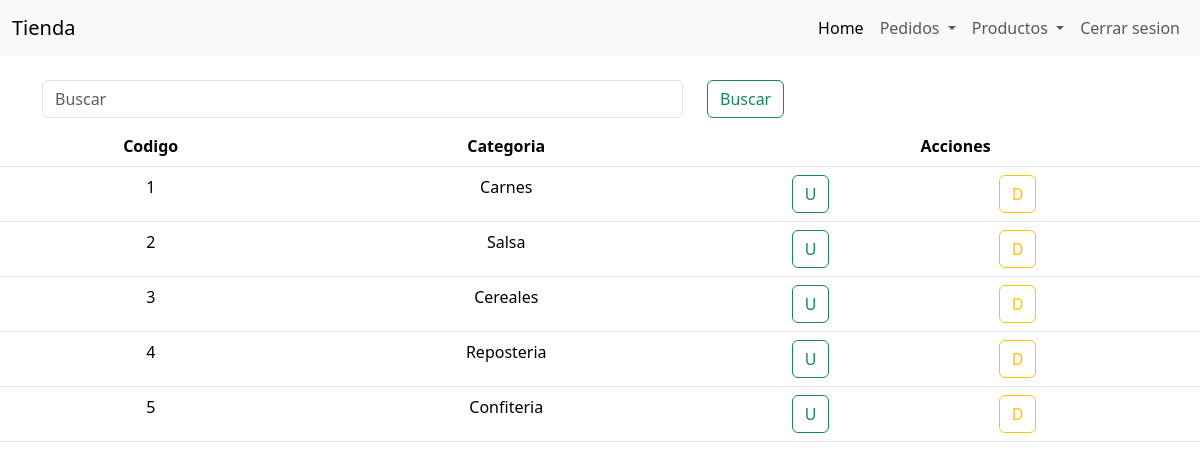
/admin/categorias.php, run on an earlier commit of the app's database.
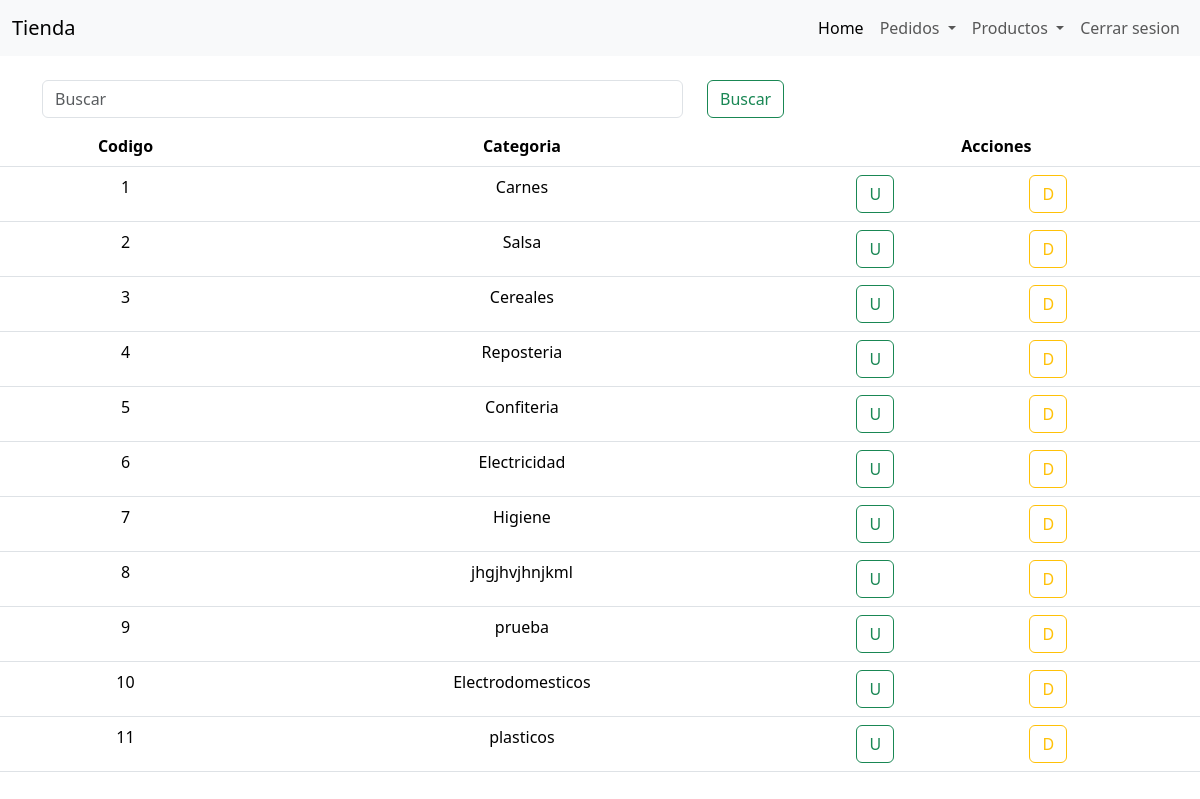
And on a later commit of the database.
### tables this page shows
CREATE TABLE `categorias` (
  `id_categoria` int(11) NOT NULL,
  `categoria` varchar(30) NOT NULL
);

### admin/categorias.php (the view, shortened to what this page needs)
<!DOCTYPE html>
<html lang="en">
<head>
    <link rel="stylesheet" href="./css/sweetalert2.css">
</head>
<body>
    <header>
        <?php include "./modulos/navbar.php"; ?>
    </header>
    <main class="mt-4">
        <div class="container">
            <div class="row">
                <div class="col-7"><input type="text" class="form-control" placeholder="Buscar" oninput="search(this.value)"></div>
                <div class="col-3">
                    <button class="btn btn-outline-success">Buscar</button>
                </div>
            </div>
        </div>
        <table class="table mt-2 text-center">
            <thead>
                <tr>
                    <th>Codigo</th>
                    <th>Categoria</th>
                    <th>Acciones</th>
                </tr>
            </thead>
            <tbody id="table">
                <?php
                    include "../php/conn.php";
                    $sql = "SELECT * FROM categorias;";
                    $result = $conn->query($sql);
                    while($producto = $result->fetch_assoc()){
                        echo "<tr>";
                        echo "<td>".$producto['id_categoria']."</td>";
                        echo "<td>".$producto['categoria']."</td>";
                        echo "<td><div class='row'>
                        <div class='col-12 col-lg-5'>
                            <button class='btn btn-outline-success'>U</button>
                        </div>
                        <div class='col-12 col-lg-5'>
                        <button class='btn btn-outline-warning'>D</button>
                        </div>
                        </div></td>";
                        echo "</tr>";
                    }
                ?>
            </tbody>
        </table>
    </main>
</body>
</html>

What changed in the data, as far as the page shows it:
added categorias: id_categoria "6", categoria "Electricidad"
added categorias: id_categoria "7", categoria "Higiene"
added categorias: id_categoria "8", categoria "jhgjhvjhnjkml"
added categorias: id_categoria "9", categoria "prueba"
added categorias: id_categoria "10", categoria "Electrodomesticos"
added categorias: id_categoria "11", categoria "plasticos"
